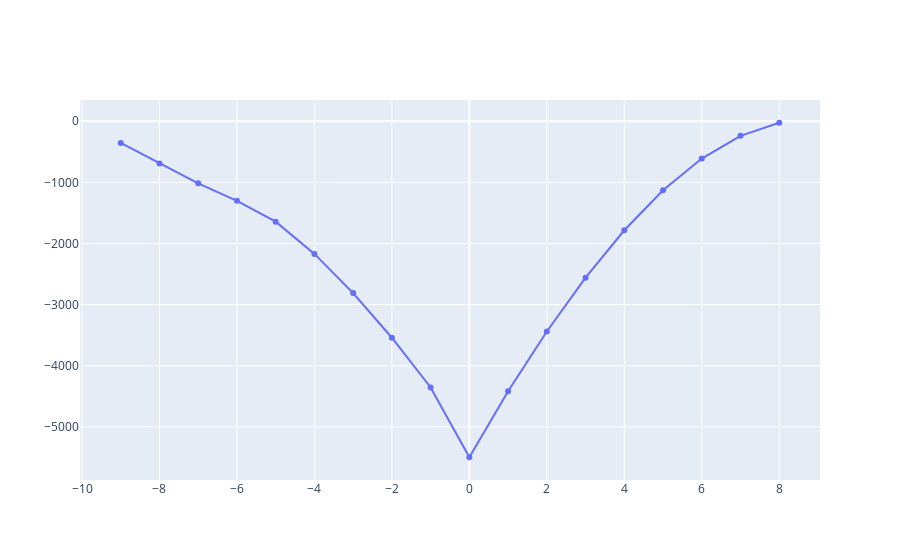

Notebook code cell kept with this figure:
### Code cell
cross_Cor = np.correlate(omega_hat, chase_df.loc[:,'error_theta'], mode='full')
x_Axis = np.arange(-len(omega_hat), len(omega_hat), 1)
fig = go.Figure(data=go.Scatter(x = x_Axis, y=cross_Cor))
fig.show()
fig.write_html("../dataFolders/MuscaChasingMusca/Sampled100fps_Figures/Chase_relationships/" + name + "theta_cross_cor.html")

### Figure 1 — Plotly figure (JSON) as saved in the notebook; plotly's stock layout.template omitted (floating-point values rounded to 4 significant figures)
{"data": [{"type": "scatter", "x": [-9, -8, -7, -6, -5, -4, -3, -2, -1, 0, 1, 2, 3, 4, 5, 6, 7, 8], "y": [-356.0, -692.5, -1016.0, -1303.0, -1643.0, -2171.0, -2812.0, -3543.0, -4356.0, -5498.0, -4419.0, -3440.0, -2560.0, -1785.0, -1130.0, -611.0, -238.9, -25.6]}], "layout": {}}
